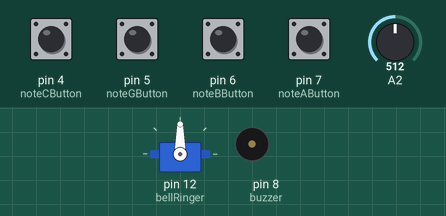
A sketch run on a simulated Arduino Uno, built with avr-gcc and run on an emulated ATmega328P. Shown: servo, buzzer (waves = sounding). The test bench sets the inputs (shaded band); at power-on: pin 4 (noteCButton), pin 5 (noteGButton), pin 6 (noteBButton), pin 7 (noteAButton) LOW, A2 = 512.

Above: at 1.2 s.
1.3 s: A2 set to 491
At 1.76 s:
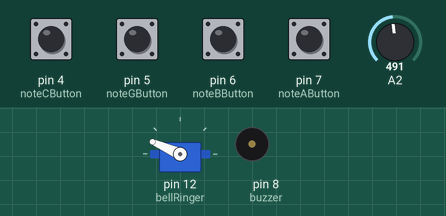
4.3 s: pin 4 (noteCButton) pulled HIGH for 1 s
At 4.78 s:
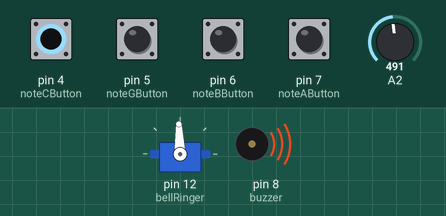
7.3 s: pin 5 (noteGButton) pulled HIGH for 1 s
At 7.79 s:
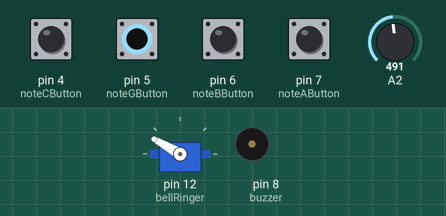
10.3 s: pin 6 (noteBButton) pulled HIGH for 0.15 s
At 11.11 s:
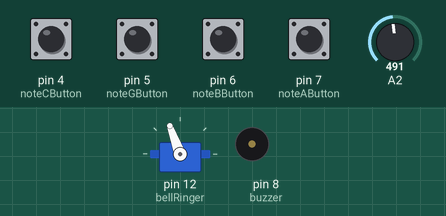
13.3 s: pin 7 (noteAButton) pulled HIGH for 1 s
At 14.13 s:
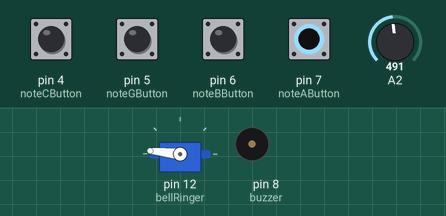
16.3 s: pin 6 (noteBButton) pulled HIGH for 1 s
At 17.14 s:
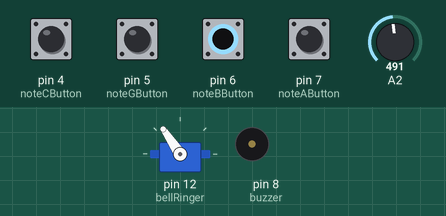
Timing chart, 0 to 20.3 s (numbered marks = the images above; inputs shaded):
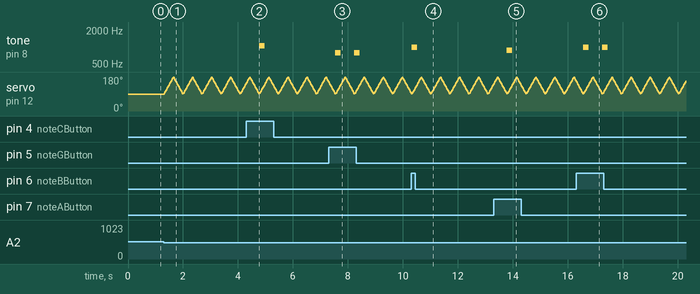

The sketch:

july27.ino
```cpp
/*
   Adyah Rastogi
   Creative Programming and Electronics
   July 27- Musical Instrument
*/
#include <Servo.h>


// Defining the frequencies for the notes used for the project
int noteG =  784;
int noteA =  880;
int noteB = 988;
int noteC =  1047;
int noSound = 0;

// Keeps track of what note should be played currently
int currentNote = noSound;
//200 ms between every note
int noteLength = 200;


// Initializing pin locations of every sensor
int noteGButton = 5;
int noteAButton = 7;
int noteBButton = 6;
int noteCButton = 4;

// Piezo Buzzer pin location
int buzzer = 8;


// Initializing the button states for every button sensor (pressed or not pressed)
int buttonStateG = digitalRead(noteGButton);
int buttonStateA = digitalRead(noteAButton);
int buttonStateB = digitalRead(noteBButton);
int buttonStateC = digitalRead(noteCButton);

// Servo object that is used to ring the bell
Servo bellRinger;

// Keeps track of servo position
int pos = 0;
// Tells if the servo should be moving, based on light sensor values
boolean isRunning = false;
// Light sensor value, used to keep track of whether the servo should be moving
int sensorValue;

void setup() {
  // Setting button pins to input
  pinMode(noteGButton, INPUT);
  pinMode(noteAButton, INPUT);
  pinMode(noteBButton, INPUT);
  pinMode(noteCButton, INPUT);


  // Attaches the bell ringer servo to pin 12
  bellRinger.attach(12);
  // sets the light sensor value to the value of the pin
  sensorValue = analogRead(A2);
}


void loop() {
  // Checks for buttons being pressed and plays notes based on the buttons' states
  checkButtonState();
  buttonPressed();
  tone(buzzer, currentNote, noteLength);
  // Checks the light sensor value and based on the value, changes the position of the servo to ring the bell
  checkLightSensor();
  if (isRunning) {
    ringBell();
    // Set isRunning to false to make sure the servo only moves when specified by the light sensor
    isRunning = false;
  }
}

// When called, updates the button states of each of the four buttons
void checkButtonState() {
  buttonStateG = digitalRead(noteGButton);
  buttonStateA = digitalRead(noteAButton);
  buttonStateB = digitalRead(noteBButton);
  buttonStateC = digitalRead(noteCButton);
}

// When called, checks if a button is pressed and also sets the frequency for the current note to play respectively
void buttonPressed() {
  if (buttonStateG == 1) {
    currentNote = noteG;
  }
  else if (buttonStateA == 1) {
    currentNote = noteA;
  }
  else if (buttonStateB == 1) {
    currentNote = noteB;
  }
  else if (buttonStateC) {
    currentNote = noteC;
  }
  else {
    currentNote = noSound;
  }
}

// When called, moves the servo position to ring the bell
void ringBell() {
  for (pos = 90; pos <= 180; pos += 4) { // Starts the servo at 90 degrees and moves until 180 degrees
    // Step of 4 degrees until the end (quick, so that the bell is rung)

    // Actually sets the value of the servo to the new position every iteration of the loop
    bellRinger.write(pos);
    // Waits for the servo to reach the position
    delay(15);
  }
  for (pos = 180; pos >= 90; pos -= 4) { // Returns the servo from 180 degrees to 90 degrees
    // Sets the value of the servo to the new position every iteration of the loop
    bellRinger.write(pos);
    // Waits for the servo to reach the position
    delay(15);
  }
}

// When called, updates the value of the light sensor value
void checkLightSensor() {
  sensorValue = analogRead(A2);
  // If the sensor value if less than 500, it is being covered, so whenever the light sensor is covered, the bell rings
  if (sensorValue < 500) {
    isRunning = true;
  }

}
```

Measured:
- the behaviour switches between 500 and 499 on A2 (found by bisection; images 0 and 1)
- after the input at 4.3 s, tone on pin 8 (buzzer): silent → 1047 Hz after 0.47 s, → silent 0.20 s later
- after the input at 7.3 s, tone on pin 8 (buzzer): alternates 784 Hz for 0.20 s and silent for 0.49 s, 4 changes in all, then stays silent, starting after 0.24 s
- after the input at 10.3 s, tone on pin 8 (buzzer): silent → 988 Hz at once, → silent 0.20 s later
- after the input at 13.3 s, tone on pin 8 (buzzer): silent → 880 Hz after 0.49 s, → silent 0.20 s later
- after the input at 16.3 s, tone on pin 8 (buzzer): alternates 988 Hz for 0.20 s and silent for 0.49 s, 4 changes in all, then stays silent, starting after 0.26 s
